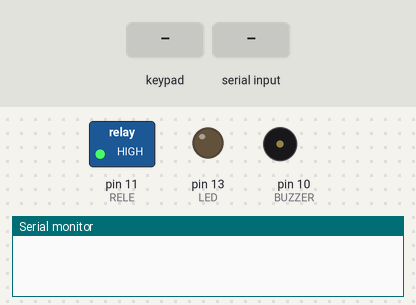
A sketch run on a simulated Arduino Uno, built with avr-gcc and run on an emulated ATmega328P. Shown: switched loads named in the sketch (green lamp = pin HIGH), output pins drawn as LEDs (lit = HIGH), buzzer (waves = sounding), the last lines printed to the serial monitor. The test bench sets the inputs (shaded band).

Above: at 1.2 s.
1.3 s: keypad keys 9 8 7 6 * pressed 0.4 s apart
At 3.3 s:
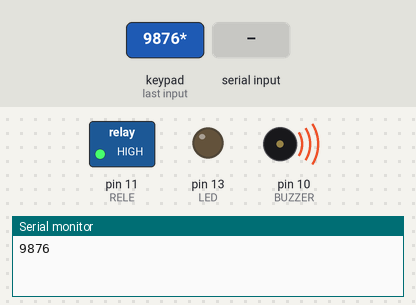
4.8 s: "S" received over Serial
At 5.6 s:
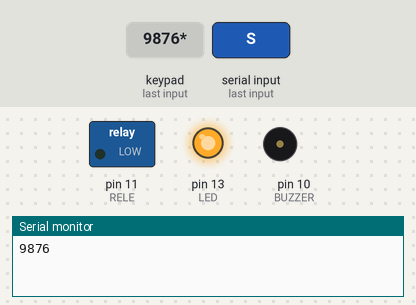
Timing chart, 0 to 7.8 s (numbered marks = the images above; inputs shaded):
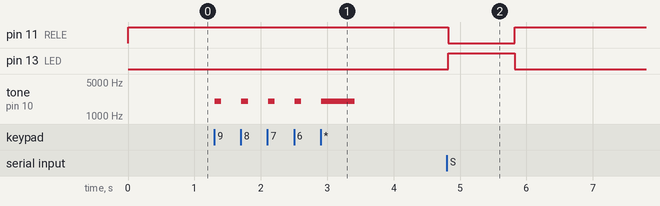

The sketch:

arduinoPorta.ino
```cpp
#include <Keypad.h>

#define LED 13
#define RELE 11 //Porta digital 6 PWM
#define BUZZER 10

//Exemplo:
//http://wiring.org.co/reference/libraries/Keypad/Keypad_addEventListener_.html

const byte ROWS = 4;
const byte COLS = 4;

//Configuração de teclado da faculdade
char hexaKeys[ROWS][COLS] = {
  {'1', '2', '3', 'A'},
  {'4', '5', '6', 'B'},
  {'7', '8', '9', 'C'},
  {'*', '0', '#', 'D'}
};

//Ordem dos pinos da faculdade
byte rowPins[ROWS] = {9, 8, 7, 6};
byte colPins[COLS] = {5, 4, 3, 2};

Keypad customKeypad = Keypad(makeKeymap(hexaKeys), rowPins, colPins, ROWS, COLS);

void setup(){
  Serial.begin(9600);
  pinMode(LED, OUTPUT);
  pinMode(RELE, OUTPUT);
  pinMode(RELE, OUTPUT);
  pinMode(BUZZER, 2000);
  digitalWrite(RELE, HIGH); //Para começar com a porta fechada
}

int contador = 0;
char customKeyArray[10] = {};
char liberou = 0;

void loop(){

//Reiniciar o contador se passar do numero máximo
if (contador >=9){
    contador = 0;
}

//Se a conexão serial estiver disponível
if (Serial.available()){
    if (liberou){
        char serialListener = Serial.read();

        //Liberar caso receber um sinal 'S'
        if (serialListener == 'S'){
            digitalWrite(LED, HIGH); //Acender LED
            digitalWrite(RELE, LOW); //Liberar porta
            delay(1000);
            digitalWrite(LED, LOW); //Apagar LED
            digitalWrite(RELE, HIGH); //Fechar porta
            liberou = 0;  //Impedir de entrar novamente nesse bloco até limpar o array
        }
        //Exibir falha caso receber um sinal 'F'
        if (serialListener == 'F'){
            liberou = 0;
        }
    }
}

  //Pegar a tecla digitada
  char customKey = customKeypad.getKey();
  //Adicionar somente digitos numéricos para o array
  if (customKey && isdigit(customKey)){
    tone(BUZZER, 2000, 100);
    customKeyArray[contador++] = customKey;
  }

  //Imprimir caso a tecla seja *
  //Somente enviar caso tenha sido digitado 1 numero
  if (customKey == '*' && contador > 0){

    //Finalizando a linha para enviar o array
    tone(BUZZER, 2000, 500);
    customKeyArray[contador] = '\0';
    Serial.println(customKeyArray);

    //Resetando o array e o contador
    customKeyArray[0] = '\0';
    contador = 0;
    liberou = 1; //Pode fazer a leitura do serial Listener
  }

delay(100);

}
```

Measured:
- after the input at 1.3 s, tone on pin 10 (BUZZER): goes 4 × (2000 Hz 0.10 s, silent 0.30 s), 2000 Hz 0.50 s, then silent, starting at once
- after the input at 4.8 s, pin 11 (RELE): HIGH → LOW at once, → HIGH 1.0 s later; pin 13 (LED): LOW → HIGH at once, → LOW 1.0 s later
